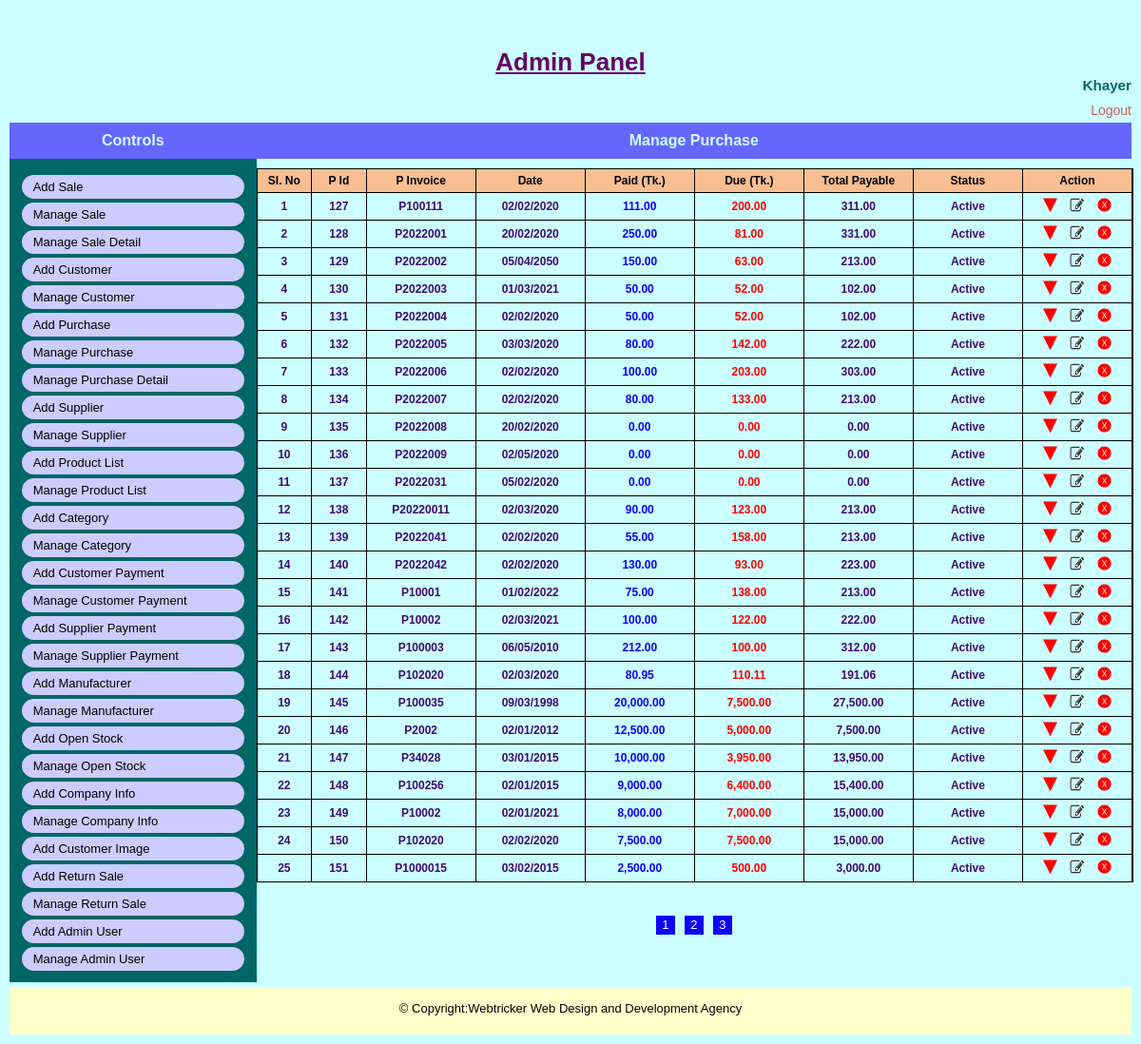
The app's page /admin/manage_purchase.php (signed in) with its own data.
### tables this page shows
CREATE TABLE `tbl_purchase_info` (
  `purchase_id` int(4) NOT NULL,
  `p_invoice` varchar(20) NOT NULL,
  `supplier_id` int(4) NOT NULL,
  `date` date NOT NULL,
  `paid_amnt` float NOT NULL,
  `due_amnt` float NOT NULL,
  `total_supplier_paid` float NOT NULL,
  `remarks` text NOT NULL,
  `user_name` varchar(100) NOT NULL,
  `status` tinyint(1) NOT NULL,
  `deletion_status` tinyint(1) NOT NULL,
  `created_date_time` timestamp NOT NULL DEFAULT current_timestamp() ON UPDATE current_timestamp()
);

### admin/manage_purchase.php (called while the page is built, shortened)
<?php
include 'admin_master_page.php';

### classes/database.php (called while the page is built, shortened)
<?php
class Database {
    public function connect() {
        $this->host_name="localhost";
        $this->user_name="u430957945_db_sales_inven";
        $this->password="Inven1254$";
        $this->database_name="u430957945_db_sales_inven";
        $conn= new mysqli($this->host_name,$this->user_name,$this->password,$this->database_name);
        return $conn;
    }
}
?>

### admin/pages/manage_purchase_view.php (the view, shortened to what this page needs)
<?php
    if(isset($_GET['status']))
    {
        $status=$_GET['status'];
        $id=$_GET['id'];
        if($status=='active')
         {
             $obj_admin->active_purchase($id);
         }
        else if($status=='inactive')
         {
             $obj_admin->inactive_purchase($id);
         }
        else if($status=='delete')
        {
            $obj_admin->delete_purchase($id);
        }
    }$page_one=0;
    $sql="SELECT * FROM tbl_purchase_info WHERE deletion_status='0' LIMIT $page_one,25";
    $query_result=  $obj_admin->connect()->query($sql);
?>
<div class="common_wrap">
    <div class="content_title">
        <h4>Manage Purchase</h4>
    </div>
    <div class="manage_wrap">
        <div class="row">
            <div class="purchse_cell_1 bg_color_1 fontsize_12">Sl. No</div>
            <div class="purchse_cell_1 bg_color_1 fontsize_12">P Id</div>
            <div class="cell_1 bg_color_1 fontsize_12">P Invoice</div>
            <div class="cell_1 bg_color_1 fontsize_12">Date</div>
            <div class="cell_1 bg_color_1 fontsize_12">Paid (Tk.)</div>
            <div class="cell_1 bg_color_1 fontsize_12">Due (Tk.)</div>
            <div class="cell_1 bg_color_1 fontsize_12">Total Payable</div>
            <div class="cell_1 bg_color_1 fontsize_12">Status</div>
            <div class="cell_1 bg_color_1 fontsize_12">Action</div>
        </div>
        <?php
            $cnt=1;
            while($row=mysqli_fetch_assoc($query_result))
            {
        ?>
        <div class="row">
            <div class="purchse_cell_1 color_1"><?php echo $cnt;?></div>
            <div class="purchse_cell_1 color_1"><?php echo $row['purchase_id']?></div>
            <div class="cell_1 color_1"><?php echo $row['p_invoice']?></div>
            <div class="cell_1 color_1"><?php echo date("d/m/Y",strtotime($row['date']))?></div>
            <div class="cell_1 color_2"><?php echo number_format((float)$row['paid_amnt'], 2, '.')?></div>
            <div class="cell_1 color_4"><?php echo  number_format((float)$row['due_amnt'], 2, '.')?></div>
            <div class="cell_1 color_1"><?php echo  number_format((float)$row['total_supplier_paid'], 2, '.')?></div>
            <?php
                if($row['status']==1)
                {
            ?>
            <div class="cell_1 color_1"><?php echo 'Active'; ?>
            </div>
            <?php } else{?>
            <div class="cell_1 color_1"><?php echo 'Inactive'; ?>
            </div>
            <?php } ?>
            <div class="cell_1 color_1 manage_link_btn">
                <?php
                    if($row['status']==0)
                    {
                ?>
                <a class="btn_active" href="?status=active&id=<?php echo $row['purchase_id']?>" title="Inactive"></a>
                <?php } else{?>
                <a class="btn_inactive" href="?status=inactive&id=<?php echo $row['purchase_id']?>" title="Active"></a>
                <?php } ?>
                <a class="btn_edit" href="edit_purchase.php?id=<?php echo $row['purchase_id']?>" title="Edit"></a>
                <a class="btn_delete" href="?status=delete&id=<?php echo $row['purchase_id']?>" onclick="return check_delete();" title="Delete"></a>
            </div>
        </div>
        <?php $cnt=$cnt+1; }?>
    </div>
</div>
<div id="pagination">
    <ul>
    <?php
        $sql = "SELECT * FROM tbl_purchase_info WHERE deletion_status='0'";
        $query_result = $obj_admin->connect()->query($sql);
        $total_row = mysqli_num_rows($query_result);
        $per_page = $total_row / 25;
        $n = ceil($per_page);
        for ($i = 1; $i <= $n; $i++)
        { ?>
            <li><a href="?pages=<?php echo $i; ?>" ><?php echo $i . ' '; ?></a></li>
    <?php } ?>
    </ul>
</div>

### asset/css/style.css (style rules this page uses)
body { background-color:#000;color:#000;margin:0;padding:0;font-family:sans-serif;font-size:13px }
h1,h2,h3,h4,h5,h6 { margin:0;padding:0; }
.header_wrap,.menu,.content_wrap,.footer_wrap,.user_info,.admin_content,.common_title,.common_wrap, .view_content,.page_content,.image_wrap,.slide_wrap,.slide_inner,.slide,.sidebar_box_wrap,.sidebar_box, .gallery,.gallery_image_outer,.gallery_image_outer a,.gallery_detail,.common_description,.home_link, .sidebar_box ul,.notice_detail,.front_form_wrap,.front_form_wrap .input_wrap,.event_entry_detail, .student_detail_wrap,.result_detail,.front_content_wrap,.class_routine_details,.routine_display { float:left;position:relative;width:100%; -webkit-box-sizing:border-box; -moz-box-sizing:border-box; box-sizing:border-box }
.admin_page h4 { text-align:center;color:#ccffff;padding:10px 0;margin:0 0 10px 0;font-size:16px; background-color:#6666ff }
.manage_wrap { display:table;position:relative;width:100%;border:1px solid #000;border-bottom:none }
.row { display:table-row;position:relative;width:100%;font-weight:700; -webkit-box-sizing:border-box;-moz-box-sizing:border-box;box-sizing:border-box }
.cell_1,.cell_2,.cell_3,.cell_4,.cell_5,.purchse_cell_1,.purchse_cell_2,.cell_25 { display:table-cell;width:20%;border-right:1px solid #000; color:#000;text-align:center;border-bottom:1px solid #000; padding:5px 0;font-size:12px; -webkit-box-sizing:border-box; -moz-box-sizing:border-box; box-sizing:border-box;vertical-align:middle }
.bg_color_1 { background:#f7be91 }
.color_1 { color:#400b70 }
.color_2 { color:#0e03f5 }
.color_4 { color:red }
.cell_1 { width:10% }
.fontsize_12 { font-size:12px }
.purchse_cell_1 { width: 5%; }
.manage_link_btn a { display:inline-block;width:15px;height:15px;margin:0 5px;padding:0; text-decoration:none;color:#0e03f5 }
.manage_link_btn a.btn_inactive { background:url(../images/btn_status_inactive_bg.png) no-repeat 0 0; background-size:100% 100% }
.manage_link_btn a.btn_delete { background:url(../images/btn_delete_bg.png) no-repeat 0 0; background-size:100% 100% }
.manage_link_btn a.btn_edit { background:url(../images/btn_edit_bg.png) no-repeat 0 0; background-size:100% 100% }
#pagination { position:relative;float:left;width:100%;height:30px;margin-top: 30px;text-align:center;z-index:3 }
#pagination ul { display:inline-block;margin:5px 0 0;padding:0;list-style:none }
#pagination ul li { float:left;margin:0; }
#pagination ul li a { float: left;text-decoration: none;width:20px;height:20px;background-color: #0e03f5;color: white;line-height: 20px; margin: 0 5px;-webkit-transition:all .5s;-moz-transition:all .5s;transition:all .5s; }

### records on screen
tbl_purchase_info: purchase_id "127", p_invoice "P100111", date "02/02/2020", paid_amnt "111.00", due_amnt "200.00", total_supplier_paid "311.00", status "Active"
tbl_purchase_info: purchase_id "128", p_invoice "P2022001", date "20/02/2020", paid_amnt "250.00", due_amnt "81.00", total_supplier_paid "331.00", status "Active"
tbl_purchase_info: purchase_id "129", p_invoice "P2022002", date "05/04/2050", paid_amnt "150.00", due_amnt "63.00", total_supplier_paid "213.00", status "Active"
tbl_purchase_info: purchase_id "130", p_invoice "P2022003", date "01/03/2021", paid_amnt "50.00", due_amnt "52.00", total_supplier_paid "102.00", status "Active"
tbl_purchase_info: purchase_id "131", p_invoice "P2022004", date "02/02/2020", paid_amnt "50.00", due_amnt "52.00", total_supplier_paid "102.00", status "Active"
tbl_purchase_info: purchase_id "132", p_invoice "P2022005", date "03/03/2020", paid_amnt "80.00", due_amnt "142.00", total_supplier_paid "222.00", status "Active"
tbl_purchase_info: purchase_id "133", p_invoice "P2022006", date "02/02/2020", paid_amnt "100.00", due_amnt "203.00", total_supplier_paid "303.00", status "Active"
tbl_purchase_info: purchase_id "134", p_invoice "P2022007", date "02/02/2020", paid_amnt "80.00", due_amnt "133.00", total_supplier_paid "213.00", status "Active"
tbl_purchase_info: purchase_id "135", p_invoice "P2022008", date "20/02/2020", paid_amnt "0.00", due_amnt "0.00", total_supplier_paid "0.00", status "Active"
tbl_purchase_info: purchase_id "136", p_invoice "P2022009", date "02/05/2020", paid_amnt "0.00", due_amnt "0.00", total_supplier_paid "0.00", status "Active"
tbl_purchase_info: purchase_id "137", p_invoice "P2022031", date "05/02/2020", paid_amnt "0.00", due_amnt "0.00", total_supplier_paid "0.00", status "Active"
tbl_purchase_info: purchase_id "138", p_invoice "P20220011", date "02/03/2020", paid_amnt "90.00", due_amnt "123.00", total_supplier_paid "213.00", status "Active"
tbl_purchase_info: purchase_id "139", p_invoice "P2022041", date "02/02/2020", paid_amnt "55.00", due_amnt "158.00", total_supplier_paid "213.00", status "Active"
tbl_purchase_info: purchase_id "140", p_invoice "P2022042", date "02/02/2020", paid_amnt "130.00", due_amnt "93.00", total_supplier_paid "223.00", status "Active"
tbl_purchase_info: purchase_id "141", p_invoice "P10001", date "01/02/2022", paid_amnt "75.00", due_amnt "138.00", total_supplier_paid "213.00", status "Active"
tbl_purchase_info: purchase_id "142", p_invoice "P10002", date "02/03/2021", paid_amnt "100.00", due_amnt "122.00", total_supplier_paid "222.00", status "Active"
tbl_purchase_info: purchase_id "143", p_invoice "P100003", date "06/05/2010", paid_amnt "212.00", due_amnt "100.00", total_supplier_paid "312.00", status "Active"
tbl_purchase_info: purchase_id "144", p_invoice "P102020", date "02/03/2020", paid_amnt "80.95", due_amnt "110.11", total_supplier_paid "191.06", status "Active"
tbl_purchase_info: purchase_id "145", p_invoice "P100035", date "09/03/1998", paid_amnt "20,000.00", due_amnt "7,500.00", total_supplier_paid "27,500.00", status "Active"
tbl_purchase_info: purchase_id "146", p_invoice "P2002", date "02/01/2012", paid_amnt "12,500.00", due_amnt "5,000.00", total_supplier_paid "7,500.00", status "Active"
tbl_purchase_info: purchase_id "147", p_invoice "P34028", date "03/01/2015", paid_amnt "10,000.00", due_amnt "3,950.00", total_supplier_paid "13,950.00", status "Active"
tbl_purchase_info: purchase_id "148", p_invoice "P100256", date "02/01/2015", paid_amnt "9,000.00", due_amnt "6,400.00", total_supplier_paid "15,400.00", status "Active"
tbl_purchase_info: purchase_id "149", p_invoice "P10002", date "02/01/2021", paid_amnt "8,000.00", due_amnt "7,000.00", total_supplier_paid "15,000.00", status "Active"
tbl_purchase_info: purchase_id "150", p_invoice "P102020", date "02/02/2020", paid_amnt "7,500.00", due_amnt "7,500.00", total_supplier_paid "15,000.00", status "Active"
tbl_purchase_info: purchase_id "151", p_invoice "P1000015", date "03/02/2015", paid_amnt "2,500.00", due_amnt "500.00", total_supplier_paid "3,000.00", status "Active"

### other values on screen
$_SESSION['admin_name'] "Khayer"
